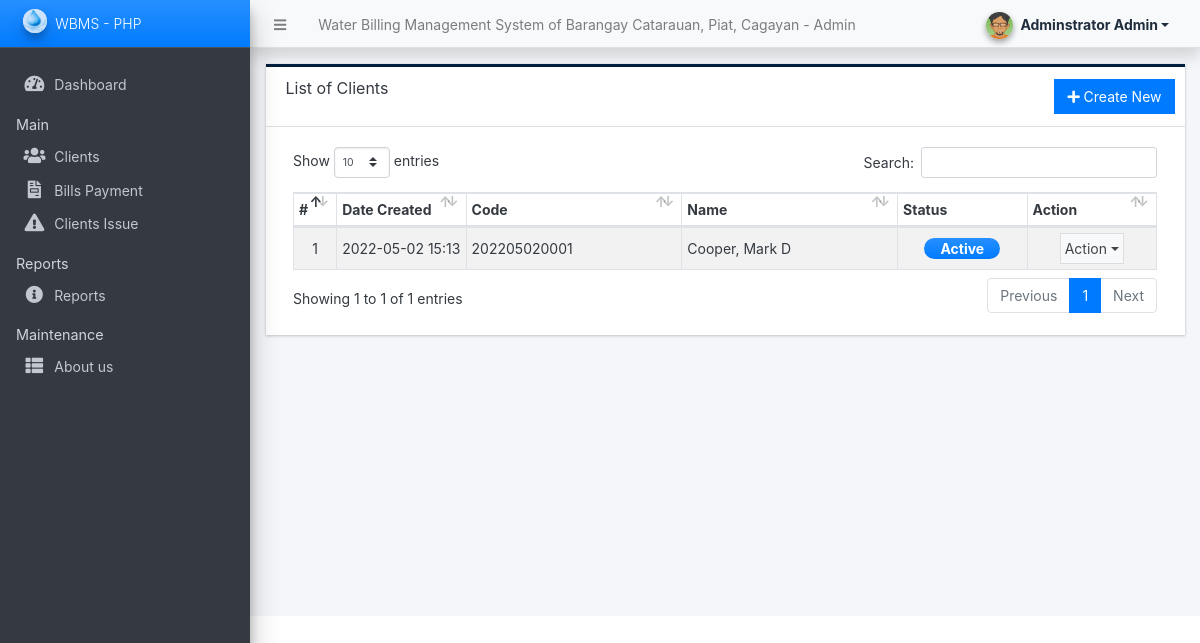
/admin/?page=clients (signed in), run on the app's committed database.
### tables this page shows
CREATE TABLE `client_list` (
  `id` int(30) NOT NULL,
  `code` varchar(100) NOT NULL,
  `category_id` int(30) NOT NULL,
  `firstname` text NOT NULL,
  `middlename` text DEFAULT NULL,
  `lastname` text NOT NULL,
  `contact` text NOT NULL,
  `address` text NOT NULL,
  `meter_code` varchar(100) NOT NULL,
  `first_reading` float(12,2) NOT NULL,
  `status` tinyint(1) NOT NULL DEFAULT 1,
  `delete_flag` tinyint(1) NOT NULL DEFAULT 0,
  `date_created` datetime NOT NULL DEFAULT current_timestamp(),
  `date_updated` datetime NOT NULL DEFAULT current_timestamp() ON UPDATE current_timestamp()
);

### admin/clients/index.php (the view, shortened to what this page needs)
<div class="card card-outline rounded-0 card-navy">
	<div class="card-header">
		<h3 class="card-title">List of Clients</h3>
		<div class="card-tools">
			<a href="./?page=clients/manage_client" id="create_new" class="btn btn-flat btn-primary"><span class="fas fa-plus"></span>  Create New</a>
		</div>
	</div>
	<div class="card-body">
        <div class="container-fluid">
			<table class="table table-hover table-striped table-bordered" id="list">
				<colgroup>
					<col width="5%">
					<col width="15%">
					<col width="25%">
					<col width="25%">
					<col width="15%">
					<col width="15%">
				</colgroup>
				<thead>
					<tr>
						<th>#</th>
						<th>Date Created</th>
						<th>Code</th>
						<th>Name</th>
						<th>Status</th>
						<th>Action</th>
					</tr>
				</thead>
				<tbody>
					<?php
					$i = 1;
						$qry = $conn->query("SELECT *,concat(lastname, ', ', firstname, ' ', coalesce(middlename,'')) as `name` from `client_list` where delete_flag = 0 order by unix_timestamp(`date_created`) desc ");
						while($row = $qry->fetch_assoc()):
					?>
						<tr>
							<td class="text-center"><?php echo $i++; ?></td>
							<td><?php echo date("Y-m-d H:i",strtotime($row['date_created'])) ?></td>
							<td><?php echo $row['code'] ?></td>
							<td><?php echo $row['name'] ?></td>
							<td class="text-center">
								<?php
								switch($row['status']){
									case 1:
										echo '<span class="badge badge-primary bg-gradient-primary text-sm px-3 rounded-pill">Active</span>';
										break;
								}
								?>
                            </td>
							<td align="center">
								 <button type="button" class="btn btn-flat p-1 btn-default btn-sm dropdown-toggle dropdown-icon" data-toggle="dropdown">
				                  		Action
				                  </button>
							</td>
						</tr>
					<?php endwhile; ?>
				</tbody>
			</table>
		</div>
	</div>
</div>

### data on the page
client_list: date_created "2022-05-02 15:13", code "202205020001", name "Cooper, Mark D", status "Active"

### other printed values
$_settings->info('name') "Water Billing Management System of Barangay Catarauan, Piat, Cagayan"
$_settings->userdata('firstname').' '.$_settings->userdata('lastname') "Adminstrator Admin"
$_settings->info('short_name') "WBMS - PHP"
